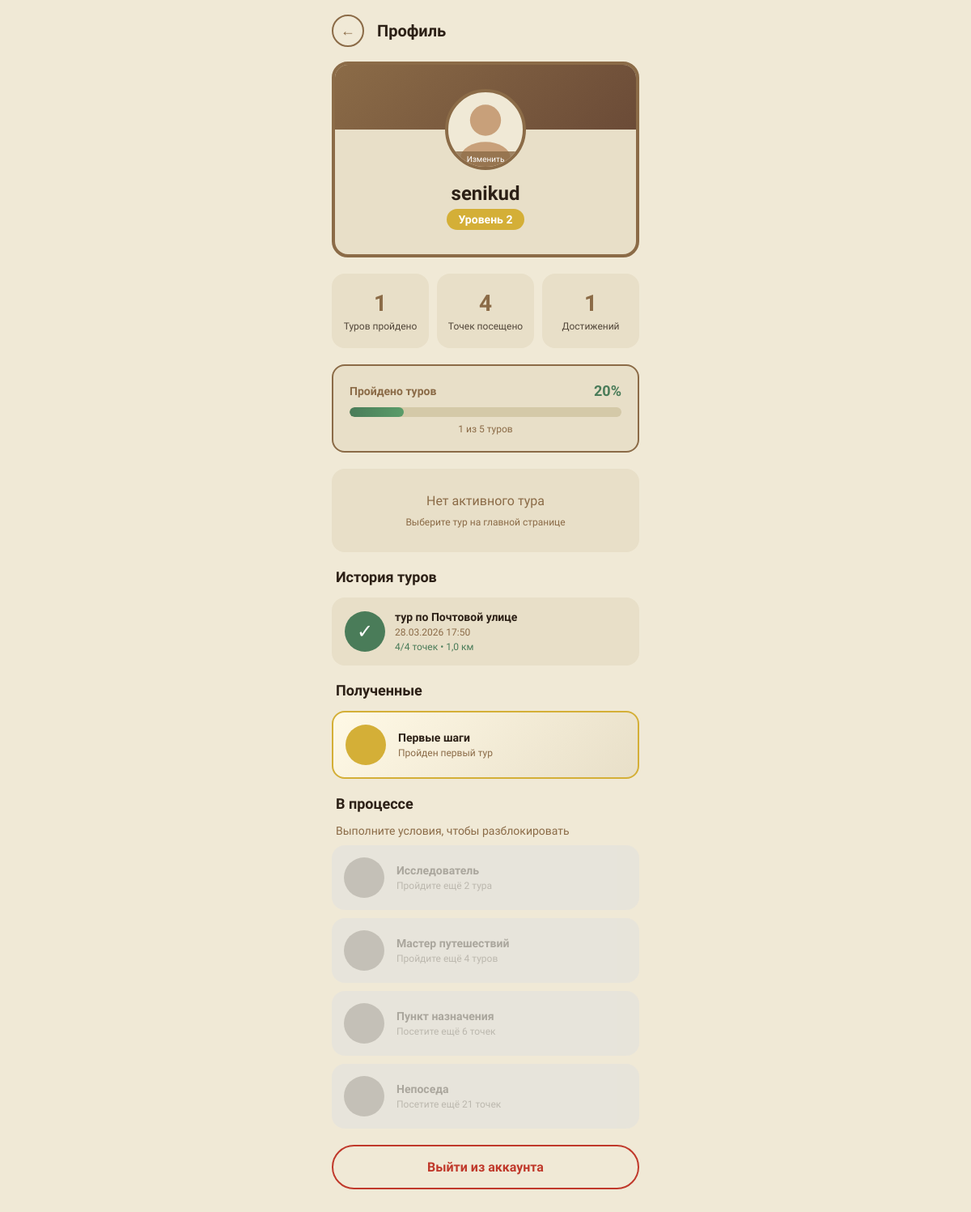
Page /profile/ (signed in) on the committed database.
### main/models.py (models this page shows, shortened)
class Tour(models.Model):
    DIFFICULTY_CHOICES = [
        ('easy', 'Легкий'),
        ('medium', 'Средний'),
        ('hard', 'Сложный'),
    ]
    image = models.ImageField(
        upload_to='tours/',
        blank=True,
        null=True,
        verbose_name='Изображение тура'
    )
    title = models.CharField(max_length=200, verbose_name='Название')
    description = models.TextField(verbose_name='Описание')
    difficulty = models.CharField(max_length=20, choices=DIFFICULTY_CHOICES, default='easy')
    distance = models.FloatField(verbose_name='Дистанция (км)')
    duration = models.CharField(max_length=50, verbose_name='Длительность')
    rating = models.FloatField (default=1, verbose_name='Рейтинг 1-5')
    price = models.DecimalField(max_digits=10, decimal_places=2, default=0, verbose_name='Цена (₽)',
                                help_text='0 = бесплатно (зеленый), 1-1000 = желтый, >1000 = красный')
    is_active = models.BooleanField(default=True)
    created_at = models.DateTimeField(auto_now_add=True)
    class Meta:
        verbose_name = 'Тур'
        verbose_name_plural = 'Туры'

class UserTour(models.Model):
    STATUS_CHOICES = [
        ('active', 'Активный'),
        ('completed', 'Завершен'),
        ('abandoned', 'Покинут'),
    ]
    user = models.ForeignKey(User, on_delete=models.CASCADE, related_name='tours')
    tour = models.ForeignKey(Tour, on_delete=models.CASCADE, related_name='user_tours')
    status = models.CharField(max_length=20, choices=STATUS_CHOICES, default='active')
    started_at = models.DateTimeField(auto_now_add=True)
    completed_at = models.DateTimeField(null=True, blank=True)
    current_point_order = models.IntegerField(default=0, verbose_name='Текущая точка')
    rewards_given = models.BooleanField(default=False, verbose_name='Награды выданы',
                                        help_text='Были ли уже выданы монеты за этот тур')
    class Meta:
        verbose_name = 'Тур пользователя'
        verbose_name_plural = 'Туры пользователей'
        unique_together = ['user', 'tour', 'started_at']

### main/views.py (the view)
# urls.py: path('profile/', views.user_profile, name='user_profile'),
@login_required
def user_profile(request):
    profile = get_or_create_profile(request.user)
    if request.method == 'POST' and request.FILES.get('avatar'):
        profile.avatar = request.FILES['avatar']
        profile.save()
        messages.success(request, 'Аватар обновлен!')
        return redirect('user_profile')
    completed_tour_ids = UserTour.objects.filter(
        user=request.user,
        status='completed'
    ).values_list('tour_id', flat=True).distinct()
    completed_tours_list = []
    for tour_id in completed_tour_ids:
        last_completed = UserTour.objects.filter(
            user=request.user,
            tour_id=tour_id,
            status='completed'
        ).order_by('-completed_at').first()
        if last_completed:
            completed_tours_list.append({
                'tour': last_completed.tour,
                'completed_at': last_completed.completed_at,
                'points_count': last_completed.tour.points.count(),
                'completed_points': last_completed.completed_points.count(),
            })
    completed_tours = len(completed_tours_list)
    total_tours = Tour.objects.filter(is_active=True).count()
    completion_percentage = 0
    if total_tours > 0:
        completion_percentage = round((completed_tours / total_tours) * 100)
    active_tour = UserTour.objects.filter(
        user=request.user,
        status='active'
    ).select_related('tour').first()
    total_points = UserTourPoint.objects.filter(
        user_tour__user=request.user
    ).count()
    unlocked_achievements = []
    locked_achievements = []
    if completed_tours >= 1:
        unlocked_achievements.append({
            'icon': '',
            'title': 'Первые шаги',
            'description': 'Пройден первый тур',
        })
    else:
        locked_achievements.append({
            'icon': '',
            'title': 'Первые шаги',
            'description': 'Пройдите первый тур',
        })
    if completed_tours >= 3:
        unlocked_achievements.append({
            'icon': '',
            'title': 'Исследователь',
            'description': 'Пройдено 3 тура',
        })
    else:
        locked_achievements.append({
            'icon': '',
            'title': 'Исследователь',
            'description': f'Пройдите ещё {3 - completed_tours} тура',
        })
    if completed_tours >= 5:
        unlocked_achievements.append({
            'icon': '',
            'title': 'Мастер путешествий',
            'description': 'Пройдено 5 туров',
        })
    else:
        locked_achievements.append({
            'icon': '',
            'title': 'Мастер путешествий',
            'description': f'Пройдите ещё {5 - completed_tours} туров',
        })
    if total_points >= 10:
        unlocked_achievements.append({
            'icon': '',
            'title': 'Пункт назначения',
            'description': 'Посещено 10 точек',
        })
    else:
        locked_achievements.append({
            'icon': '',
            'title': 'Пункт назначения',
            'description': f'Посетите ещё {10 - total_points} точек',
        })
    if total_points >= 25:
        unlocked_achievements.append({
            'icon': '',
            'title': 'Непоседа',
            'description': 'Посещено 25 точек',
        })
    else:
        locked_achievements.append({
            'icon': '',
            'title': 'Непоседа',
            'description': f'Посетите ещё {25 - total_points} точек',
        })
    context = {
        'user': request.user,
        'profile': profile,
        'completed_tours': completed_tours,
        'completed_tours_list': completed_tours_list,
        'active_tour': active_tour,
        'total_points': total_points,
        'unlocked_achievements': unlocked_achievements,
        'locked_achievements': locked_achievements,
        'completion_percentage': completion_percentage,
        'total_tours': total_tours,
    }
    return render(request, 'main/user_profile.html', context)

### main/views.py (called while the page is built)
def get_or_create_profile(user):
    profile, created = UserProfile.objects.get_or_create(user=user, defaults={'balance': 0.0})
    return profile

### main/templates/main/user_profile.html (shortened to what this page needs)
<!DOCTYPE html>
<html lang="ru">
<head>
</head>
<body>
<div class="header">
  <a href="{% url 'main' %}" class="back-btn">←</a>
  <div class="logo">Профиль</div>
</div>
<div class="container">
 <div class="profile-card" style="border: 4px solid var(--brown);">
    <form method="post" enctype="multipart/form-data" style="position: relative; z-index: 1;">
      <div class="avatar-large" style="position: relative; cursor: pointer; border: 4px solid var(--brown); padding: 0; overflow: hidden;" onclick="document.getElementById('avatar-input').click()">
        {% if profile.avatar %}
          <img src="{{ profile.avatar.url }}" style="width: 100%; height: 100%; object-fit: cover; border-radius: 50%;">
        {% else %}
          <svg viewBox="0 0 48 48">
            <circle cx="24" cy="18" r="10" fill="#c8a07a"/>
            <ellipse cx="24" cy="42" rx="16" ry="10" fill="#c8a07a"/>
          </svg>
        {% endif %}
        <div style="position: absolute; bottom: 0; left: 0; right: 0; background: rgba(139,107,71,0.8); color: white; font-size: 10px; padding: 4px; text-align: center;">Изменить</div>
      </div>
    </form>
    <div class="username">{{ user.username }}</div>
    <span class="user-level">Уровень {{ completed_tours|add:1|default:1 }}</span>
  </div>
  <div class="stats-grid">
    <div class="stat-box">
      <div class="stat-number">{{ completed_tours }}</div>
      <div class="stat-label">Туров пройдено</div>
    </div>
    <div class="stat-box">
      <div class="stat-number">{{ total_points }}</div>
      <div class="stat-label">Точек посещено</div>
    </div>
    <div class="stat-box">
      <div class="stat-number">{{ unlocked_achievements|length }}</div>
      <div class="stat-label">Достижений</div>
    </div>
  </div>
  <div style="background: var(--card-bg); border-radius: 16px; padding: 20px; margin-bottom: 20px; border: 2px solid var(--brown);">
    <div style="display: flex; justify-content: space-between; align-items: center; margin-bottom: 10px;">
      <span style="font-size: 14px; font-weight: 700; color: var(--brown);">Пройдено туров</span>
      <span style="font-size: 18px; font-weight: 700; color: var(--green);">{{ completion_percentage }}%</span>
    </div>
    <div style="width: 100%; height: 12px; background: #d4c9a8; border-radius: 10px; overflow: hidden;">
      <div style="height: 100%; width: {{ completion_percentage }}%; background: linear-gradient(90deg, var(--green), #5a9c69); border-radius: 10px; transition: width 0.5s ease;"></div>
    </div>
    <div style="text-align: center; margin-top: 8px; font-size: 12px; color: var(--brown);">
      {{ completed_tours }} из {{ total_tours }} туров
    </div>
  </div>
  {% if active_tour %}
  <div class="active-tour-section">
    <div class="active-tour-label">Активный тур</div>
    <div class="active-tour-name">{{ active_tour.tour.title }}</div>
    <a href="{% url 'active_tour' active_tour.tour.id %}" class="continue-btn">
      Продолжить тур →
    </a>
  </div>
  {% else %}
  <div class="no-active-tour">
    <p>Нет активного тура</p>
    <p style="font-size: 12px; margin-top: 10px;">Выберите тур на главной странице</p>
  </div>
  {% endif %}
  <div class="history-section">
    <h2 class="history-title"> История туров</h2>
    {% if completed_tours_list %}
      {% for tour_item in completed_tours_list %}
      <div class="history-card">
        <div class="history-icon">✓</div>
        <div class="history-info">
          <div class="history-tour-name">{{ tour_item.tour.title }}</div>
          <div class="history-date">{{ tour_item.completed_at|date:"d.m.Y H:i" }}</div>
          <div class="history-stats">
            {{ tour_item.completed_points }}/{{ tour_item.points_count }} точек • {{ tour_item.tour.distance }} км
          </div>
        </div>
      </div>
      {% endfor %}
    {% else %}
      <div class="empty-history">
        <p>Вы еще не прошли ни одного тура</p>
        <p style="font-size: 12px; margin-top: 10px;">Начните свое первое приключение!</p>
      </div>
    {% endif %}
  </div>
  {% if unlocked_achievements %}
  <div class="achievements-section">
    <h2 class="section-title"> Полученные</h2>
    {% for achievement in unlocked_achievements %}
    <div class="achievement-card unlocked">
      <div class="achievement-icon">{{ achievement.icon }}</div>
      <div class="achievement-info">
        <div class="achievement-title">{{ achievement.title }}</div>
        <div class="achievement-desc">{{ achievement.description }}</div>
      </div>
    </div>
    {% endfor %}
  </div>
  {% endif %}
  {% if locked_achievements %}
  <div class="achievements-section">
    <h2 class="section-title"> В процессе</h2>
    <p class="section-subtitle">Выполните условия, чтобы разблокировать</p>
    {% for achievement in locked_achievements %}
    <div class="achievement-card locked">
      <div class="achievement-icon"></div>
      <div class="achievement-info">
        <div class="achievement-title">{{ achievement.title }}</div>
        <div class="achievement-desc">{{ achievement.description }}</div>
      </div>
    </div>
    {% endfor %}
  </div>
  {% endif %}
  <a href="{% url 'logout' %}" class="logout-btn">Выйти из аккаунта</a>
</div>
</body>
</html>

### rows in the picture
Tour: tour "тур по Почтовой улице", completed_at "28.03.2026 17:50", completed_points "4", points_count "4", tour.distance "1,0"

### other values in the picture
{{ user.username }} "senikud"
{{ completed_tours|add:1|default:1 }} "2"
{{ completed_tours }} "1"
{{ total_points }} "4"
{{ unlocked_achievements|length }} "1"
{{ completion_percentage }} "20"
{{ total_tours }} "5"
{{ achievement.title }} "Первые шаги"
{{ achievement.description }} "Пройден первый тур"
{{ achievement.title }} "Исследователь" "Мастер путешествий" "Пункт назначения" "Непоседа"
{{ achievement.description }} "Пройдите ещё 2 тура" "Пройдите ещё 4 туров" "Посетите ещё 6 точек" "Посетите ещё 21 точек"
